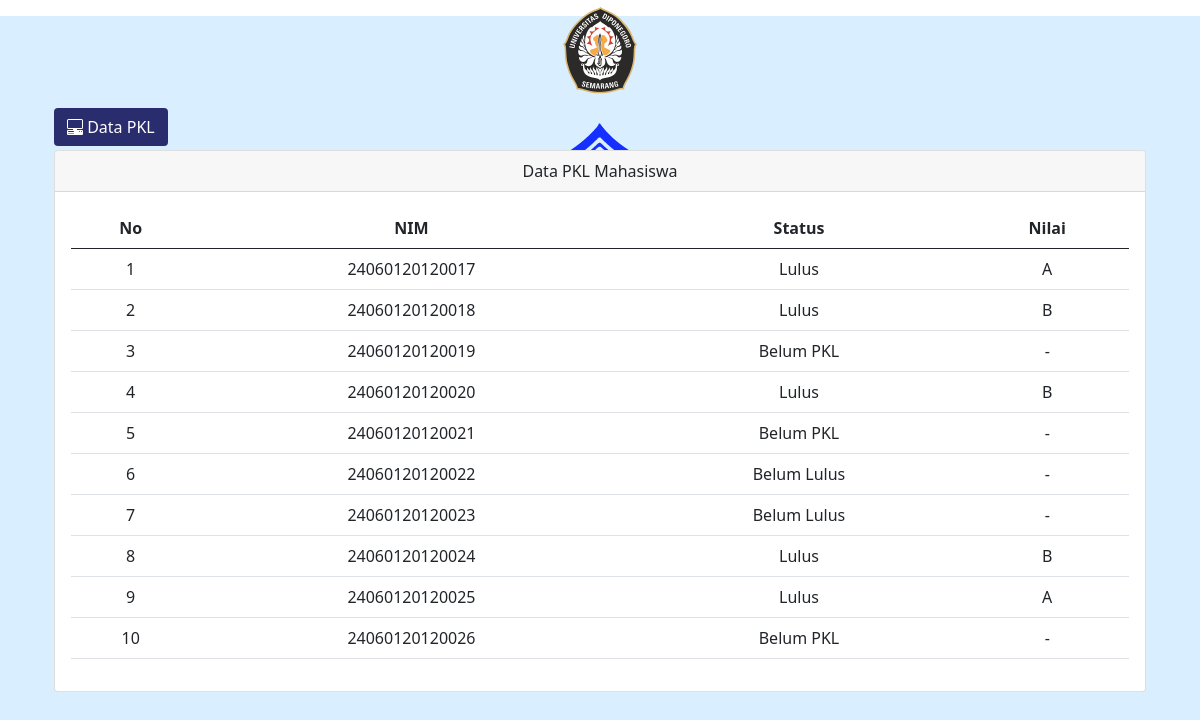
The app's page /Dosen/datapkl.php (signed in) with its own data.
### tables this page shows
CREATE TABLE `pkl` (
  `nim_mhs` varchar(20) NOT NULL,
  `status_pkl` varchar(20) NOT NULL,
  `nilai_pkl` varchar(1) NOT NULL,
  `ba_pkl` varchar(102) NOT NULL
);

### Dosen/datapkl.php (the view, shortened to what this page needs)
<?php
require '../db_connect.php';
$result = mysqli_query($koneksi, "SELECT * FROM pkl");
?>
<!DOCTYPE html>
<html lang="en">
<head>
    <link href="https://cdn.jsdelivr.net/npm/bootstrap@5.2.2/dist/css/bootstrap.min.css" rel="stylesheet">
    <link rel="stylesheet" href="https://stackpath.bootstrapcdn.com/bootstrap/5.0.0-alpha2/css/bootstrap.min.css">
</head>
<body>
    <div class="foto text-center">
        <img src="logoundip.png" alt="" class=" logo" width="100px">
    </div>
    <section class="p-1 my-container ">
        <div class="container m-p-0">
            <button class="btn my-1 font-weight-bold" id="menu-btn"> Data PKL
            </button>
            <div class="card ">
                <div class="card-header text-center font-weight-bold">Data PKL Mahasiswa</div>
                <div class="card-body">
                    <table class="table text-center">
                        <thead>
                            <tr>
                                <th scope="col">No</th>
                                <th scope="col">NIM</th>
                                <th scope="col">Status</th>
                                <th scope="col">Nilai</th>
                            </tr>
                        </thead>
                        <tbody>
                            <?php
                            $i = 1;
                            while ($row = $result->fetch_object()) {
                                echo '<tr>';
                                echo '<td>' . $i . '</td>';
                                echo '<td>' . $row->nim_mhs . '</td>';
                                echo '<td>' . $row->status_pkl . '</td>';
                                echo '<td>' . $row->nilai_pkl . '</td>';
                                echo '</tr>';
                                $i++;
                            }
                            ?>
                        </tbody>
                    </table>
                </div>
            </div>
        </div>
    </section>
</body>
</html>

### Dosen/datapkl.php (style rules this page uses)
* { margin: 0; }
body { min-height: 100vh; background-image: url('dips.jpg'); background-repeat: no-repeat; background-attachment: fixed; background-position: center; }
.my-container { transition: 0.4s; }
#menu-btn { background-color: #292C6D; color: #fff; }

### records on screen
pkl: nim_mhs "24060120120017", status_pkl "Lulus", nilai_pkl "A"
pkl: nim_mhs "24060120120018", status_pkl "Lulus", nilai_pkl "B"
pkl: nim_mhs "24060120120019", status_pkl "Belum PKL", nilai_pkl "-"
pkl: nim_mhs "24060120120020", status_pkl "Lulus", nilai_pkl "B"
pkl: nim_mhs "24060120120021", status_pkl "Belum PKL", nilai_pkl "-"
pkl: nim_mhs "24060120120022", status_pkl "Belum Lulus", nilai_pkl "-"
pkl: nim_mhs "24060120120023", status_pkl "Belum Lulus", nilai_pkl "-"
pkl: nim_mhs "24060120120024", status_pkl "Lulus", nilai_pkl "B"
pkl: nim_mhs "24060120120025", status_pkl "Lulus", nilai_pkl "A"
pkl: nim_mhs "24060120120026", status_pkl "Belum PKL", nilai_pkl "-"
